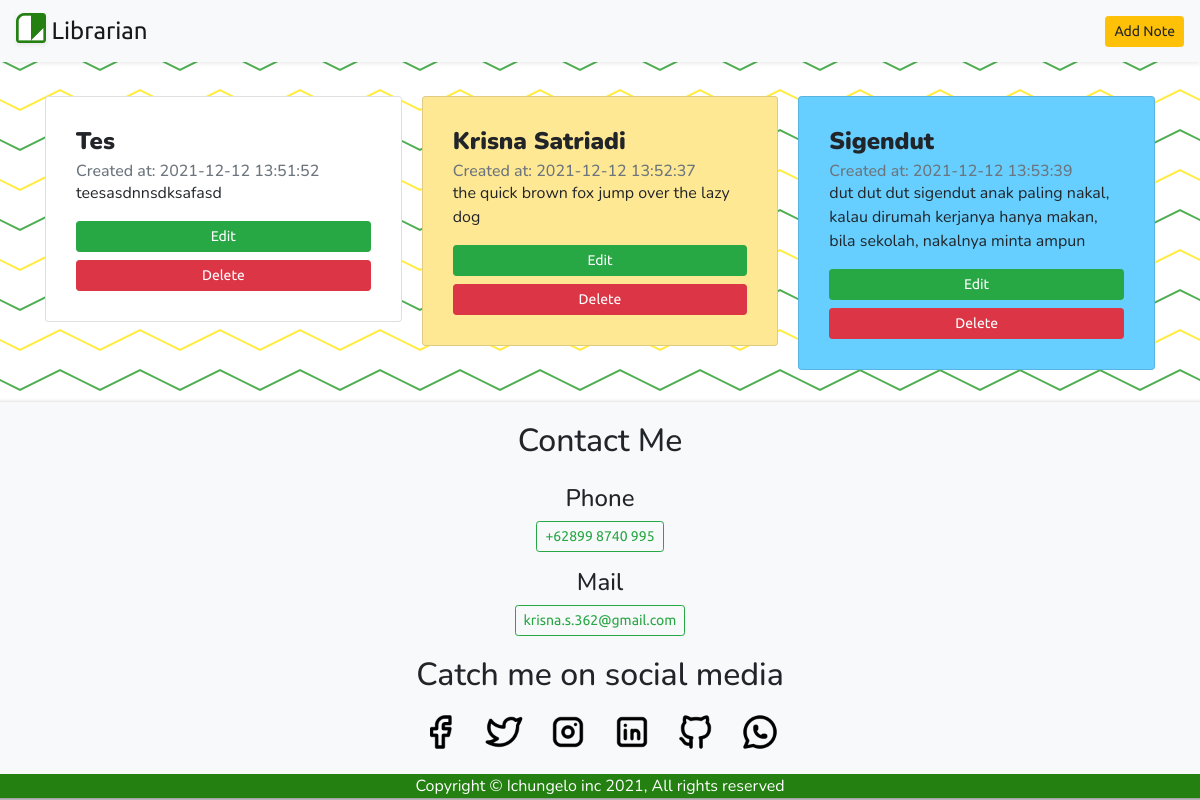
The page / on the database its author committed.
### tables this page shows
CREATE TABLE `notes` (
  `id` int(16) NOT NULL,
  `title` varchar(128) NOT NULL,
  `body` text NOT NULL,
  `backgroundColor` enum('background-color: #FFFFFF','background-color: #EF93FF','background-color: #FBA39D','background-color: #66CFFF','background-color: #FFE893') NOT NULL DEFAULT 'background-color: #FFFFFF',
  `createdAt` datetime NOT NULL,
  `updatedAt` datetime NOT NULL
);

### handler.php (called while the page is built, shortened)
<?php
include("config.php");
$getAllNotesQuery = "SELECT * FROM notes";
$getAllNotesHandler = mysqli_query($connection, $getAllNotesQuery) or die(mysqli_error($connection));
?>

### index.php (the view, shortened to what this page needs)
<?php
include('handler.php');
?>
<!doctype html>
<html lang="en">
  <head>
    <link rel="stylesheet" href="https://cdn.jsdelivr.net/npm/bootstrap@4.6.1/dist/css/bootstrap.min.css">
    <link rel="stylesheet" href="./style.css">
  </head>
  <body>
    <nav class="navbar navbar-expand-sm navbar-light bg-light shadow-sm nav-custom" >
      <a class="navbar-brand brand-name" href="./index.php">
        <img src="./assets/img/Group 3.png" width="30" height="30" class="d-inline-block align-top shadow-sm" alt="">
         Librarian
      </a>
      <a class="btn btn-warning ml-auto btn-sm" href="./notes.php">
        Add Note
      </a>
    </nav>
    <section class="container">
      <div class="card-columns">
      <?php
      include('./handler.php');
      while ($note = mysqli_fetch_assoc($getAllNotesHandler)) {
        $createTime = $note['createdAt'];
        $updateTime = $note['updatedAt'];
      ?>
      <div class="card mt-3" style="<?= $note['backgroundColor']?>" >
        <div class="card-body">
          <h5 class="card-title"><?= $note["title"]?></h5>
          <h6 class="card-subtitle text-secondary"><?= $createTime !== $updateTime ? "Updated at: $updateTime" : "Created at: $createTime" ?></h6>
          <p class="card-text"><?= $note["body"]?></p>
          <a href="notes.php?id=<?= $note['id']?>" class="btn btn-success btn-sm btn-block" rows="4">Edit</a>
          <a href="delete.php?id=<?= $note['id']?>" class="btn btn-danger btn-sm btn-block" onclick="return confirm('Are you sure you want to delete this item')">Delete</a>
        </div>
      </div>
      <?php
      }
      ?>
      </div>
    </section>
    <footer class="text-center bg-light row">
      <h2 class="col-12">Contact Me</h2>
      <div class="col-12 mt-3">
        <h4>Phone</h4>
        <a href="tel:+628998740995" class="btn btn-outline-success btn-sm">+62899 8740 995</a>
      </div>
      <div class="col-12 mt-3">
        <h4>Mail</h4>
        <a href="mailto:krisna.s.362@gmail.com" class="btn btn-outline-success btn-sm">krisna.s.362@gmail.com</a>
      </div>
      <div class="col-12">
        <h2>Catch me on social media</h2>
        <div class="about-content">
          <a href="https://web.facebook.com/ichungelo/" target="_blank"><img class="about-social-icon" src="/assets/img/tabler-icon-brand-facebook.png" alt="facebook-icon"></a>
          <a href="https://twitter.com/ichungelo" target="_blank"><img class="about-social-icon" src="/assets/img/tabler-icon-brand-twitter.png" alt="twitter-icon"></a>
          <a href="https://www.instagram.com/ichungelo/" target="_blank"><img class="about-social-icon" src="/assets/img/tabler-icon-brand-instagram.png" alt="instagram-icon"></a>
          <a href="https://www.linkedin.com/in/krisna-satriadi-544aa9111/" target="_blank"><img class="about-social-icon" src="/assets/img/tabler-icon-brand-linkedin.png" alt="linkedin-icon"></a>
          <a href="https://github.com/ichungelo" target="_blank"><img class="about-social-icon" src="/assets/img/tabler-icon-brand-github.png" alt="github-icon"></a>
          <a href="https://api.whatsapp.com/send?phone=628998740995&text=Hi" target="_blank"><img class="about-social-icon" src="/assets/img/tabler-icon-brand-whatsapp.png" alt="wa-icon"></a>
        </div>
      </div>
      <div class="col-12" style="background-color: #238011; margin: 12px 0 0 0; color: white">
        Copyright &#169 Ichungelo inc 2021, All rights reserved
      </div>
    </footer>
  </body>
</html>

### style.css (style rules this page uses)
* { font-family: 'Nunito', sans-serif; }
.nav-custom { position: fixed; width: 100%; box-shadow: 0px 2px 5px; }
section { padding-top: 5rem; }
a, button { font-family: 'Ubuntu', sans-serif; }
h2 { padding: 20px 0 0 0 }
h5 { font-weight: 900; font-size: x-large; }
h6 { font-size: medium; }
.card { position: unset; background-size: contain; background-position: bottom; background-repeat: no-repeat; padding: 10px; }
.brand-name { font-size: x-large; }
footer { margin: 20px 0 0 0; box-shadow: 0 2px 5px gray; }
.about-social-icon { width: 40px; height: 40px; margin: 10px; border-radius: 20%; }

### rows shown on the page
notes: title "Tes", createdAt "2021-12-12 13:51:52", body "teesasdnnsdksafasd"
notes: title "Krisna Satriadi", createdAt "2021-12-12 13:52:37", body "the quick brown fox jump over the lazy dog"
notes: title "Sigendut", createdAt "2021-12-12 13:53:39", body "dut dut dut sigendut anak paling nakal, kalau dirumah kerjanya hanya makan, bila sekolah, nakalnya minta ampun"
